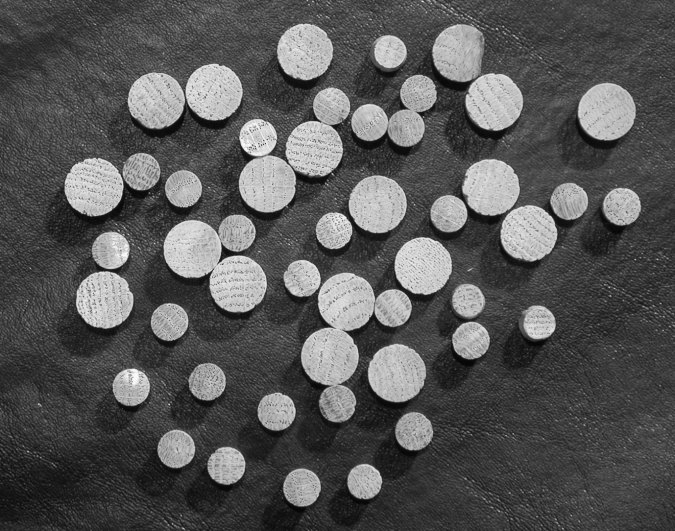
%> input picture Topic 05 - Morphological Image Processing/CODES/Fig0941(a)(wood_dowels).tif, 675 x 531 px
$ octave s129Granul.m   (GNU Octave 9; MATLAB toolbox functions it lacks are replaced by stand-ins)
%> lines starting %> are read from the running program, lines starting %| are printed output that depends on the picture
%%%%%%%%%%%%%%%%%%%%%%%%%%%%%%%%%%%%%%%%%%%%%
% Autor: Alexandre Zaghetto                 %
% Data: 31/05/2017                          %
% Local: McGill University                  %
%%%%%%%%%%%%%%%%%%%%%%%%%%%%%%%%%%%%%%%%%%%%%
% Granulometry                              %
% Gonzalez 3rd Ed. pg. 674                  %
%%%%%%%%%%%%%%%%%%%%%%%%%%%%%%%%%%%%%%%%%%%%%

clear all
close all
clc

im = imread('Fig0941(a)(wood_dowels).tif');
%> im is the input picture: size 531x675 uint8; min 2, max 255, mean 86.7
imshow(im);

% Smoothing
SE = strel('disk',5);
im_s = imopen(im,SE);
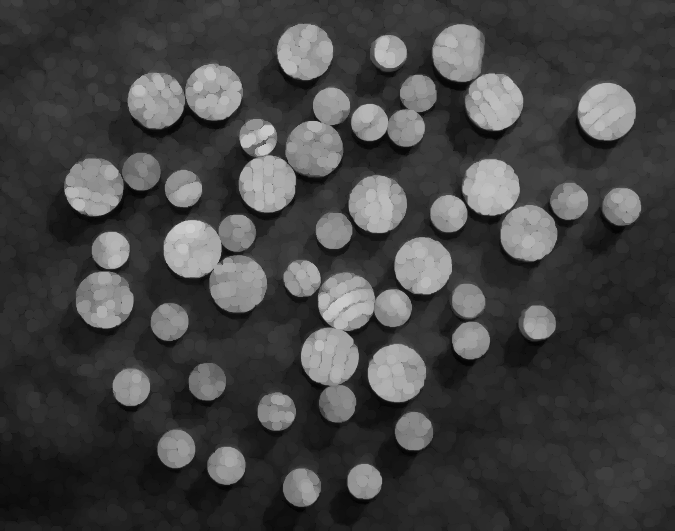
%> im_s: size 531x675 uint8; min 2, max 205, mean 67.3
im_s = imclose(im_s,SE);
figure
imshow(im_s)

% Openings
for r = 1:40
    SE = strel('disk',r);
    im_o = imopen(im_s,SE);
    imshow(im_o);
    SA(r) = sum(im_o(:));
end
%> after the loop, SA = 40 values, max 24801149 at index 1, min 13048388 at index 40, mean 19740205.5
figure
x = abs(SA(1:end-1)-SA(2:end));
%> x = 39 values, max 1992229 at index 28, min 714 at index 2, mean 301352.8
plot(2:40,x)
xlabel('radius')
ylabel('Differences in surface area')
grid on;
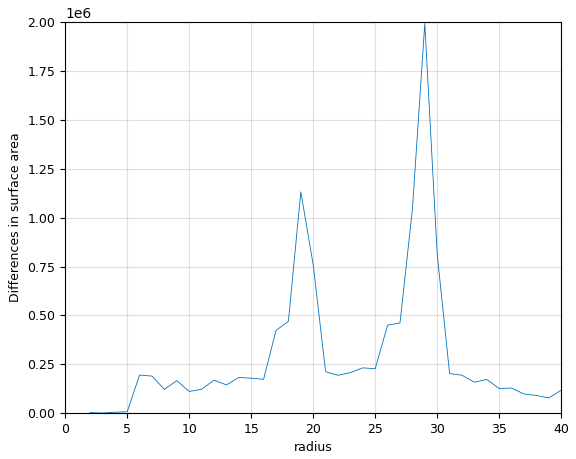
%> figure redrawn from the program's plot data; curve peaks at x = 29, y = 1992229
